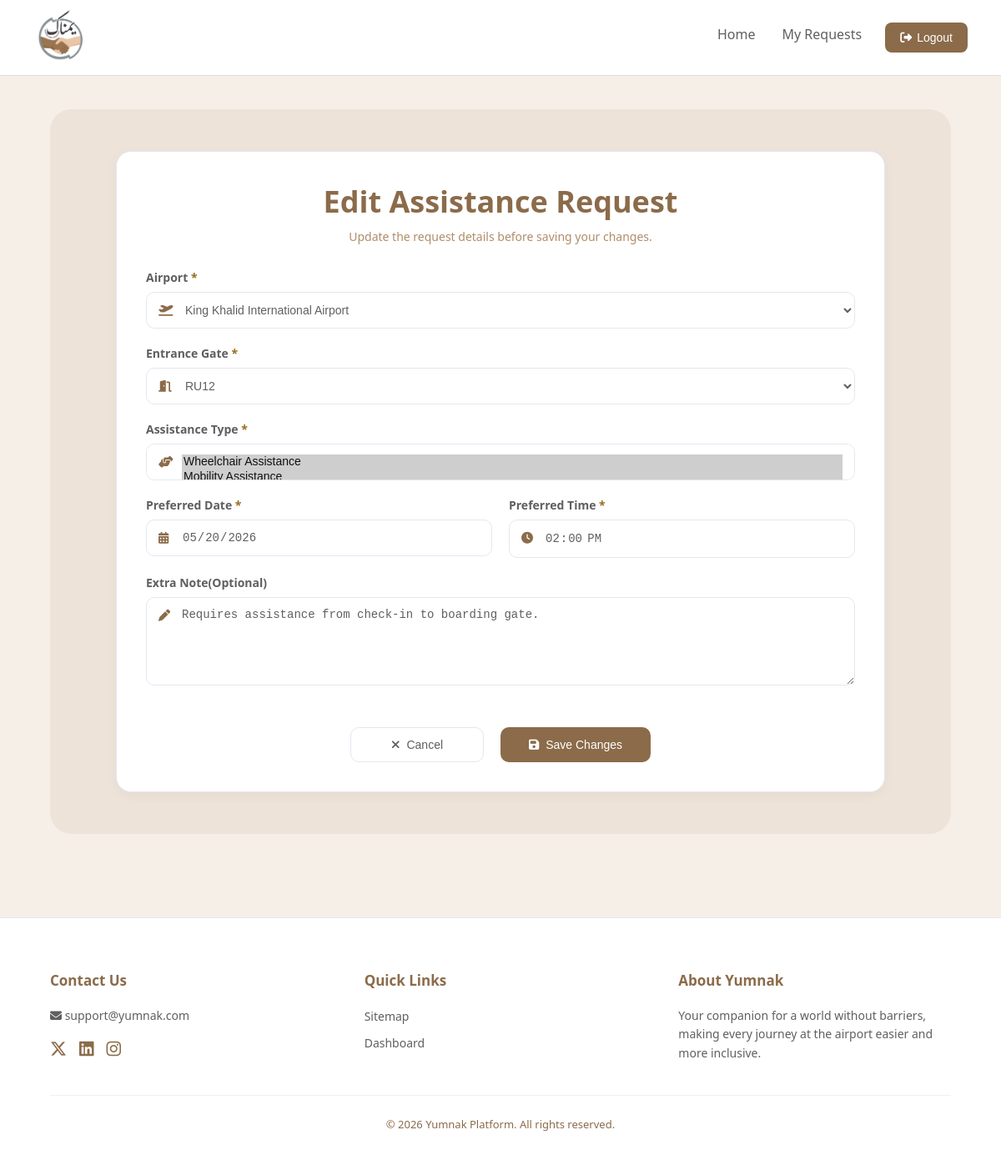
Screenshot of /Edit_Request.php?id=1 (signed in) with the database file from the repository.
### tables this page shows
CREATE TABLE GATE (
    GateID VARCHAR(50) PRIMARY KEY,
    AirportID INT,
    FOREIGN KEY (AirportID) REFERENCES AIRPORT(AirportID) ON DELETE CASCADE
);

CREATE TABLE AIRPORT (
    AirportID INT(11) AUTO_INCREMENT PRIMARY KEY,
    AirportName VARCHAR(150) NOT NULL,
    City VARCHAR(100) NOT NULL,
    ImagePath VARCHAR(255) NOT NULL
);

CREATE TABLE ASSISTANCE_REQUEST (
    RequestID INT(11) AUTO_INCREMENT PRIMARY KEY,
    PreferredTime DATETIME NOT NULL,
    Date DATETIME DEFAULT CURRENT_TIMESTAMP,
    ExtraNote VARCHAR(255),
    Status ENUM('Pending', 'Accepted', 'Rejected', 'Cancelled', 'Completed') DEFAULT 'Pending', 
    IsPaid BOOLEAN DEFAULT FALSE,
    TravelerID INT NOT NULL,
    AdminID INT,
    AssistantID INT,
    GateID VARCHAR(50) NOT NULL,
    FOREIGN KEY (TravelerID) REFERENCES TRAVELER(UserID) ON DELETE CASCADE,
    FOREIGN KEY (AdminID) REFERENCES ADMIN(AdminID) ON DELETE SET NULL,
    FOREIGN KEY (AssistantID) REFERENCES ASSISTANT(AssistantID) ON DELETE SET NULL,
    FOREIGN KEY (GateID) REFERENCES GATE(GateID) ON DELETE RESTRICT
);

### Edit_Request.php (the view, shortened to what this page needs)
<?php
require 'db_connection.php';
$travelerID = $_SESSION['user_id'];
$requestID = $_GET['id'];
$requestSql = "
    SELECT
        ar.RequestID,
        ar.PreferredTime,
        ar.ExtraNote,
        ar.Status,
        ar.GateID,
        g.AirportID
    FROM assistance_request ar
    JOIN gate g ON ar.GateID = g.GateID
    WHERE ar.RequestID = ? AND ar.TravelerID = ?
";
$stmt = mysqli_prepare($conn, $requestSql);
mysqli_stmt_bind_param($stmt, "ii", $requestID, $travelerID);
mysqli_stmt_execute($stmt);
$requestResult = mysqli_stmt_get_result($stmt);
$request = mysqli_fetch_assoc($requestResult);
$currentAirportID = $request['AirportID'];
$currentGateID = $request['GateID'];
$currentDate = date("Y-m-d", strtotime($request['PreferredTime']));
$currentTime = date("H:i", strtotime($request['PreferredTime']));
$currentNote = $request['ExtraNote'];
$airportsResult = mysqli_query($conn, "SELECT AirportID, AirportName FROM airport");
$gatesResult = mysqli_query($conn, "SELECT GateID, AirportID FROM gate");
$typesResult = mysqli_query($conn, "SELECT AssistanceTypeID, AssistanceName FROM assistance_type");
$selectedTypes = [];
$typeSql = "SELECT AssistanceTypeID FROM request_type WHERE RequestID = $requestID";
$typeResult = mysqli_query($conn, $typeSql);
while ($typeRow = mysqli_fetch_assoc($typeResult)) {
    $selectedTypes[] = $typeRow['AssistanceTypeID'];
}
?>
<!DOCTYPE html>
<html lang="en">
<head>
  <link rel="stylesheet" href="styleS.css">
  <link rel="stylesheet" href="https://cdnjs.cloudflare.com/ajax/libs/font-awesome/6.5.1/css/all.min.css">
</head>
<body>
<header>
    <div class="logo">
      <img src="Image/Yumnak-Logo.png" alt="Yumnak Logo">
    </div>
    <nav>
      <a class="active" href="User-Dashboard.php">Home</a>
      <a href="my-requests.php">My Requests</a>
    </nav>
    <div class="logout">
        <button onclick="window.location.href='logout.php'">
            <i class="fas fa-sign-out-alt"></i>
            Logout
        </button>
    </div>
</header>
<main class="add-request-page">
  <section class="add-request-form-section">
    <div class="add-request-form-card">
      <div class="add-request-form-header">
        <h1 class="add-request-page-title">Edit Assistance Request</h1>
        <p class="add-request-form-subtitle">
          Update the request details before saving your changes.
        </p>
      </div>
      <form class="add-request-form" id="addRequestForm" method="POST">
        <div class="add-request-field">
          <label for="airport">Airport <span>*</span></label>
          <div class="add-request-input-with-icon">
            <i class="fas fa-plane-departure"></i>
            <select id="airport" name="airport">
              <?php while ($airport = mysqli_fetch_assoc($airportsResult)) { ?>
                <option value="<?php echo $airport['AirportID']; ?>"
                  <?php if ($airport['AirportID'] == $currentAirportID) echo "selected"; ?>>
                  <?php echo htmlspecialchars($airport['AirportName']); ?>
                </option>
              <?php } ?>
            </select>
          </div>
        </div>
        <div class="add-request-field">
          <label for="gate">Entrance Gate <span>*</span></label>
          <div class="add-request-input-with-icon">
            <i class="fas fa-door-open"></i>
            <select id="gate" name="gate">
              <?php while ($gate = mysqli_fetch_assoc($gatesResult)) { ?>
                <option
                  value="<?php echo $gate['GateID']; ?>"
                  data-airport="<?php echo $gate['AirportID']; ?>"
                  <?php if ($gate['GateID'] == $currentGateID) echo "selected"; ?>>
                  <?php echo htmlspecialchars($gate['GateID']); ?>
                </option>
              <?php } ?>
            </select>
          </div>
        </div>
        <div class="add-request-field">
          <label for="type">Assistance Type <span>*</span></label>
          <div class="add-request-input-with-icon">
            <i class="fas fa-hands-helping"></i>
            <select id="type" name="type[]" multiple size="1">
              <?php while ($type = mysqli_fetch_assoc($typesResult)) { ?>
                <option value="<?php echo $type['AssistanceTypeID']; ?>"
                  <?php if (in_array($type['AssistanceTypeID'], $selectedTypes)) echo "selected"; ?>>
                  <?php echo htmlspecialchars($type['AssistanceName']); ?>
                </option>
              <?php } ?>
            </select>
          </div>
        </div>
        <div class="add-request-row">
          <div class="add-request-field">
            <label for="date">Preferred Date <span>*</span></label>
            <div class="add-request-input-with-icon">
              <i class="fas fa-calendar-alt"></i>
              <input type="date" id="date" name="date" value="<?php echo $currentDate; ?>">
            </div>
          </div>
          <div class="add-request-field">
            <label for="time">Preferred Time <span>*</span></label>
            <div class="add-request-input-with-icon">
              <i class="fas fa-clock"></i>
              <input type="time" id="time" name="time" value="<?php echo $currentTime; ?>">
            </div>
          </div>
        </div>
        <div class="add-request-field">
          <label for="note">Extra Note(Optional)</label>
          <div class="add-request-textarea-with-icon">
            <i class="fas fa-pen"></i>
            <textarea id="note" name="note" rows="5" placeholder="Add any additional details to help us assist you..."><?php echo htmlspecialchars($currentNote); ?></textarea>
          </div>
        </div>
        <div class="add-request-actions">
          <button type="button" class="add-request-cancel-btn" id="cancelBtn">
            <i class="fas fa-xmark"></i>
            Cancel
          </button>
          <button type="submit" class="add-request-submit-btn">
            <i class="fas fa-floppy-disk"></i>
            Save Changes
          </button>
        </div>
      </form>
    </div>
  </section>
</main>
<footer class="footer">
  <div class="footer-content">
    <div class="footer-section">
      <h4>Contact Us</h4>
      <p><i class="fas fa-envelope"></i> support@yumnak.com</p>
      <div class="social-icons">
        <a href="#"><i class="fa-brands fa-x-twitter"></i></a>
        <a href="#"><i class="fab fa-linkedin"></i></a>
        <a href="#"><i class="fab fa-instagram"></i></a>
      </div>
    </div>
    <div class="footer-section">
      <h4>Quick Links</h4>
      <ul class="footer-links">
        <li><a href="#">Sitemap</a></li>
        <li><a href="User-Dashboard.php">Dashboard</a></li>
      </ul>
    </div>
    <div class="footer-section about-yumnak">
      <h4>About Yumnak</h4>
      <p>Your companion for a world without barriers, making every journey at the airport easier and more inclusive.</p>
    </div>
  </div>
  <div class="footer-bottom">
    &copy; 2026 Yumnak Platform. All rights reserved.
  </div>
</footer>
</body>
</html>

### styleS.css (style rules this page uses)
body { margin: 0; font-family: "Segoe UI", sans-serif; background: #F5EFE8; color: #5F5F5F; }
header { display: flex; align-items: center; justify-content: space-between; padding: 10px 40px; background: #FFFFFF; border-bottom: 1px solid #ddd; }
.logo img { width: 65px; height: 65px; border-radius: 50%; }
nav { display: flex; gap: 32px; margin-left: auto; margin-right: 28px; }
nav a { text-decoration: none; color: #5F5F5F; font-size: 16px; font-weight: 500; padding-bottom: 8px; }
.logout button { background: #8B6B4A; color: #FFFFFF; border: none; padding: 10px 18px; border-radius: 8px; font-size: 14px; cursor: pointer; display: flex; align-items: center; gap: 6px; transition: 0.3s; }
.footer { background-color: #FFFFFF; width: 100%; padding: 40px 60px; border-top: 1px solid #E2E8F0; margin-top: 60px; box-sizing: border-box; }
.footer-content { display: flex; justify-content: space-between; max-width: 1200px; margin: 0 auto; gap: 50px; }
.footer-section { flex: 1; }
.footer-section h4 { color: #8B6B4A; font-size: 17px; font-weight: 700; margin-bottom: 20px; }
.footer-section p { font-size: 14px; color: #5F5F5F; line-height: 1.6; }
.footer-links { list-style: none; padding: 0; }
.footer-links li { margin-bottom: 10px; }
.footer-links a { text-decoration: none; color: #5F5F5F; font-size: 14px; transition: 0.3s; }
.social-icons { display: flex; gap: 15px; margin-top: 15px; }
.social-icons a { color: #8B6B4A; font-size: 20px; transition: 0.3s; }
.footer-bottom { text-align: center; padding-top: 25px; margin-top: 25px; border-top: 1px solid #F0F0F0; font-size: 13px; color: #8B6B4A; }
.add-request-page { min-height: 100vh; padding: 40px 60px; box-sizing: border-box; }
.add-request-form-section { background: #EDE3D9; padding: 50px 20px; border-radius: 26px; }
.add-request-form-card { max-width: 850px; margin: 0 auto; background: #FFFFFF; border-radius: 18px; padding: 35px; border: 1px solid #E2E8F0; box-shadow: 0 4px 14px rgba(0,0,0,0.04); }
.add-request-form-header { text-align: center; margin-bottom: 30px; }
.add-request-page-title { margin: 0 0 8px; color: #8B6B4A; font-size: 36px; font-weight: 700; }
.add-request-form-subtitle { margin: 0; font-size: 14px; color: #B08D68; }
.add-request-form { display: flex; flex-direction: column; gap: 20px; }
.add-request-row { display: grid; grid-template-columns: repeat(2, 1fr); gap: 20px; }
.add-request-field label { display: block; margin-bottom: 8px; font-size: 14px; color: #5F5F5F; font-weight: 600; }
.add-request-field label span { color: #9A6B1F; }
.add-request-input-with-icon, .add-request-textarea-with-icon { position: relative; }
.add-request-input-with-icon i, .add-request-textarea-with-icon i { position: absolute; left: 15px; top: 15px; color: #8B6B4A; font-size: 14px; z-index: 1; }
.add-request-input-with-icon input, .add-request-input-with-icon select { width: 100%; padding: 12px 14px 12px 42px; border: 1px solid #E2E8F0; border-radius: 10px; font-size: 14px; color: #5F5F5F; background: #FFFFFF; box-sizing: border-box; outline: none; }
.add-request-textarea-with-icon textarea { width: 100%; padding: 12px 14px 12px 42px; border: 1px solid #E2E8F0; border-radius: 10px; font-size: 14px; color: #5F5F5F; background: #FFFFFF; box-sizing: border-box; outline: none; resize: vertical; }
.add-request-actions { display: flex; justify-content: center; gap: 20px; margin-top: 25px; }
.add-request-cancel-btn { display: flex; align-items: center; justify-content: center; gap: 8px; background: #FFFFFF; color: #5F5F5F; border: 1px solid #E2E8F0; padding: 12px 30px; border-radius: 10px; cursor: pointer; font-size: 14px; min-width: 160px; }
.add-request-submit-btn { display: flex; align-items: center; justify-content: center; gap: 8px; background: #8B6B4A; color: #FFFFFF; border: none; padding: 12px 30px; border-radius: 10px; cursor: pointer; font-size: 14px; min-width: 180px; transition: 0.3s; }

### rows the page displays
gate: airport "King Khalid International Airport"
assistance_request: gate "RU12", date "05/20/2026", time "14:00", note "Requires assistance from check-in to boarding gate."

### other values shown
form field value "Wheelchair Assistance ☑"
